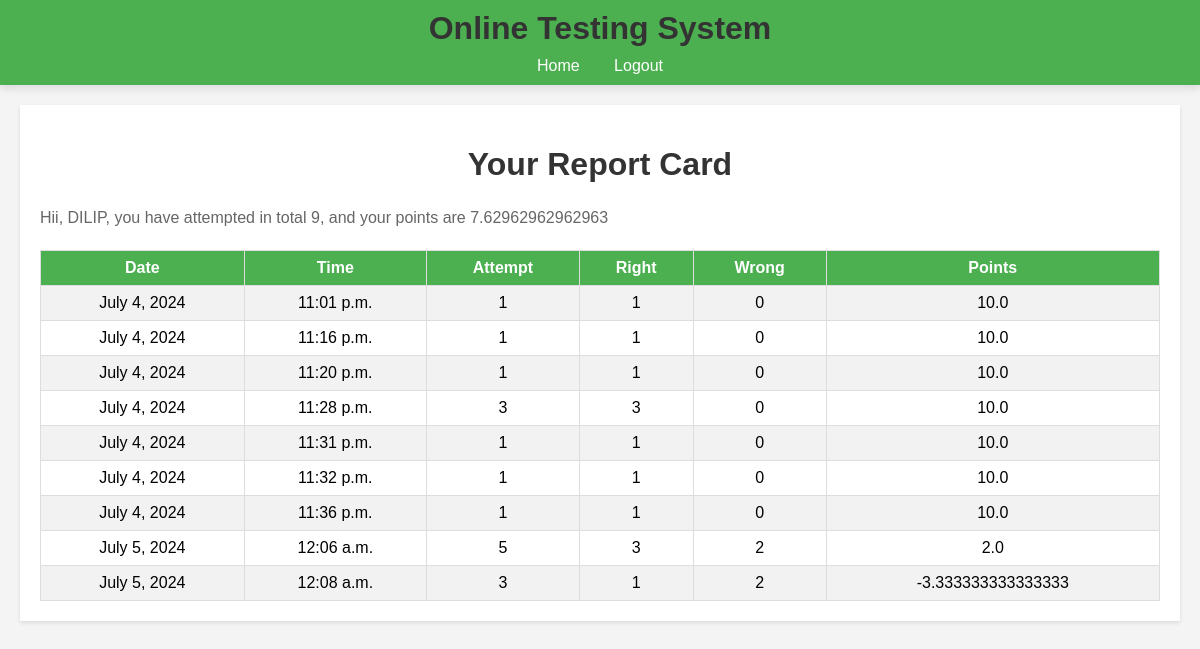
Page /OTS/test_history (signed in) on the committed database.
### OTS/models.py (models this page shows)
class Candidate(models.Model):
    username = models.CharField(primary_key=True,max_length=40)
    password = models.CharField(null=False,max_length=20)
    name = models.CharField(null=False,max_length=40)
    test_attempt = models.IntegerField(default=0)
    points = models.FloatField(default=0.0)

class Result(models.Model):
    result = models.BigAutoField(primary_key=True,auto_created=True)
    username = models.ForeignKey(Candidate,on_delete=models.CASCADE)
    date = models.DateField(auto_now=True)
    time = models.TimeField(auto_now=True)
    attempt = models.IntegerField()
    right = models.IntegerField()
    wrong = models.IntegerField()
    points = models.FloatField()

### OTS/views.py (the view)
# urls.py: path('test_history',testResultHistory,name='testHistory'),
def testResultHistory(request):
    if 'name' not in request.session.keys():
        res = HttpResponseRedirect('login')
    candidate = Candidate.objects.filter(username = request.session['username'])
    results = Result.objects.filter(username_id=candidate[0].username)
    context = {"results":results,"candidate":candidate[0]}
    res = render(request,'candidate_history.html',context)
    return res

### OTS/templates/candidate_history.html (shortened to what this page needs)
{% extends "main.html" %}
{% block top %}
<a href="{% url 'OTS:home' %}">Home</a>
<a href="{% url 'OTS:logout' %}">Logout</a>
{% endblock %}
{% block content %}
<h1>Your Report Card</h1>
<p>Hii, {{candidate.name}}, you have attempted in total {{candidate.test_attempt}}, and your points are {{candidate.points}} </p>
<table>
    <tr>
        <th>Date</th>
        <th>Time</th>
        <th>Attempt</th>
        <th>Right</th>
        <th>Wrong</th>
        <th>Points</th>
    </tr>
    {% for r in results%}
    <tr>
        <td>{{r.date}}</td>
        <td>{{r.time}}</td>
        <td>{{r.attempt}}</td>
        <td>{{r.right}}</td>
        <td>{{r.wrong}}</td>
        <td>{{r.points}}</td>
    </tr>
    {%endfor%}
</table>
{% endblock %}

### OTS/templates/main.html (shortened to what this page needs)
<!DOCTYPE html>
<html lang="en">
<head>
    {% load static %}
    <link rel="stylesheet" href="{%static 'style.css'%}">
    <link rel="stylesheet" href="{%static 'registration.css'%}">
    <link rel="stylesheet" href="{%static 'regdform.css'%}">
    <link rel="stylesheet" href="{%static 'login.css'%}">
    <link rel="stylesheet" href="{%static 'testpaper.css'%}">
    <link rel="stylesheet" href="{%static 'home.css'%}">
    <link rel="stylesheet" href="{%static 'testresult.css'%}">
</head>
<body>
    <div class="top">
        <div class="sitename"><h1>Online Testing System</h1></div>
        <div class="menu">
            {% block top %}
            {% endblock %}
        </div>
    </div>
    <div class="content">
        {% block content %}
        {% endblock %}
    </div>
</body>
</html>

### OTS/static/style.css (style rules this page uses)
body { font-family: Arial, sans-serif; margin: 0; padding: 0; background-color: #f0f0f0; }
p { font-size: 16px; line-height: 1.6; color: #666; }
a { color: #007bff; text-decoration: none; margin-right: 10px; }

### OTS/static/registration.css (style rules this page uses)
body { font-family: Arial, sans-serif; margin: 0; padding: 0; background-color: #f4f4f4; }
h1, h2 { color: #333; }
p { color: #666; }
.top { background-color: #4CAF50; color: white; padding: 10px 0; text-align: center; box-shadow: 0 4px 8px rgba(0, 0, 0, 0.1); }
.sitename h1 { margin: 0; font-size: 2em; }
.menu { margin-top: 10px; }
.menu a { color: white; text-decoration: none; margin: 0 15px; }
.content { margin: 20px; padding: 20px; background-color: white; box-shadow: 0 2px 4px rgba(0, 0, 0, 0.1); }

### OTS/static/regdform.css (style rules this page uses)
body { font-family: Arial, sans-serif; margin: 0; padding: 0; background-color: #f4f4f4; }
h1, h2 { color: #333; }
p { color: #666; }
.top { background-color: #4CAF50; color: white; padding: 10px 0; text-align: center; box-shadow: 0 4px 8px rgba(0, 0, 0, 0.1); }
.sitename h1 { margin: 0; font-size: 2em; }
.menu { margin-top: 10px; }
.menu a { color: white; text-decoration: none; margin: 0 15px; }
.content { margin: 20px; padding: 20px; background-color: white; box-shadow: 0 2px 4px rgba(0, 0, 0, 0.1); }

### OTS/static/login.css (style rules this page uses)
body { font-family: Arial, sans-serif; margin: 0; padding: 0; background-color: #f4f4f4; }
h1, h2 { color: #333; }
p { color: #666; }
.top { background-color: #4CAF50; color: white; padding: 10px 0; text-align: center; box-shadow: 0 4px 8px rgba(0, 0, 0, 0.1); }
.sitename h1 { margin: 0; font-size: 2em; }
.menu { margin-top: 10px; }
.menu a { color: white; text-decoration: none; margin: 0 15px; }
.content { margin: 20px; padding: 20px; background-color: white; box-shadow: 0 2px 4px rgba(0, 0, 0, 0.1); }

### OTS/static/testpaper.css (style rules this page uses)
body { font-family: Arial, sans-serif; margin: 0; padding: 0; background-color: #f4f4f4; }
h1, h2 { color: #333; }
p { color: #666; }
.top { background-color: #4CAF50; color: white; padding: 10px 0; text-align: center; box-shadow: 0 4px 8px rgba(0, 0, 0, 0.1); }
.sitename h1 { margin: 0; font-size: 2em; }
.menu { margin-top: 10px; }
.menu a { color: white; text-decoration: none; margin: 0 15px; }
.content { margin: 20px; padding: 20px; background-color: white; box-shadow: 0 2px 4px rgba(0, 0, 0, 0.1); }

### OTS/static/home.css (style rules this page uses)
body { font-family: Arial, sans-serif; margin: 0; padding: 0; background-color: #f4f4f4; }
h1, h2 { color: #333; text-align: center; }
p { color: #666; }
.top { background-color: #4CAF50; color: white; padding: 10px 0; text-align: center; box-shadow: 0 4px 8px rgba(0, 0, 0, 0.1); }
.sitename h1 { margin: 0; font-size: 2em; }
.menu { margin-top: 10px; }
.menu a { color: white; text-decoration: none; margin: 0 15px; }
.content { margin: 20px; padding: 20px; background-color: white; box-shadow: 0 2px 4px rgba(0, 0, 0, 0.1); }

### OTS/static/testresult.css (style rules this page uses)
body { font-family: Arial, sans-serif; margin: 0; padding: 0; background-color: #f4f4f4; }
h1, h2 { color: #333; }
p { color: #666; }
.top { background-color: #4CAF50; color: white; padding: 10px 0; text-align: center; box-shadow: 0 4px 8px rgba(0, 0, 0, 0.1); }
.sitename h1 { margin: 0; font-size: 2em; }
.menu { margin-top: 10px; }
.menu a { color: white; text-decoration: none; margin: 0 15px; }
.content { margin: 20px; padding: 20px; background-color: white; box-shadow: 0 2px 4px rgba(0, 0, 0, 0.1); }
table { width: 100%; border-collapse: collapse; margin-top: 20px; }
th, td { border: 1px solid #ddd; padding: 8px; text-align: center; }
th { background-color: #4CAF50; color: white; }
tr:nth-child(even) { background-color: #f2f2f2; }

### rows in the picture
Candidate: name "DILIP", test_attempt "9", points "7.62962962962963"
Result: date "July 4, 2024", time "11:01 p.m.", attempt "1", right "1", wrong "0", points "10.0"
Result: date "July 4, 2024", time "11:16 p.m.", attempt "1", right "1", wrong "0", points "10.0"
Result: date "July 4, 2024", time "11:20 p.m.", attempt "1", right "1", wrong "0", points "10.0"
Result: date "July 4, 2024", time "11:28 p.m.", attempt "3", right "3", wrong "0", points "10.0"
Result: date "July 4, 2024", time "11:31 p.m.", attempt "1", right "1", wrong "0", points "10.0"
Result: date "July 4, 2024", time "11:32 p.m.", attempt "1", right "1", wrong "0", points "10.0"
Result: date "July 4, 2024", time "11:36 p.m.", attempt "1", right "1", wrong "0", points "10.0"
Result: date "July 5, 2024", time "12:06 a.m.", attempt "5", right "3", wrong "2", points "2.0"
Result: date "July 5, 2024", time "12:08 a.m.", attempt "3", right "1", wrong "2", points "-3.333333333333333"
